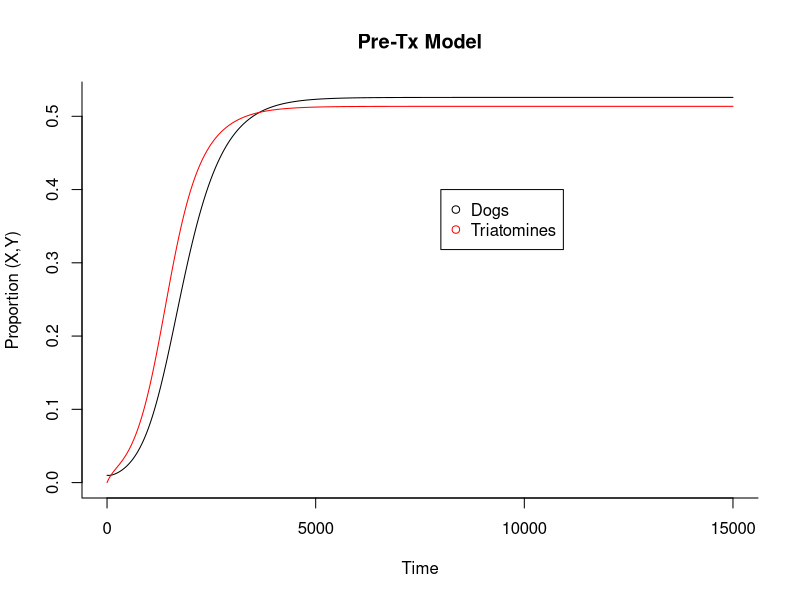
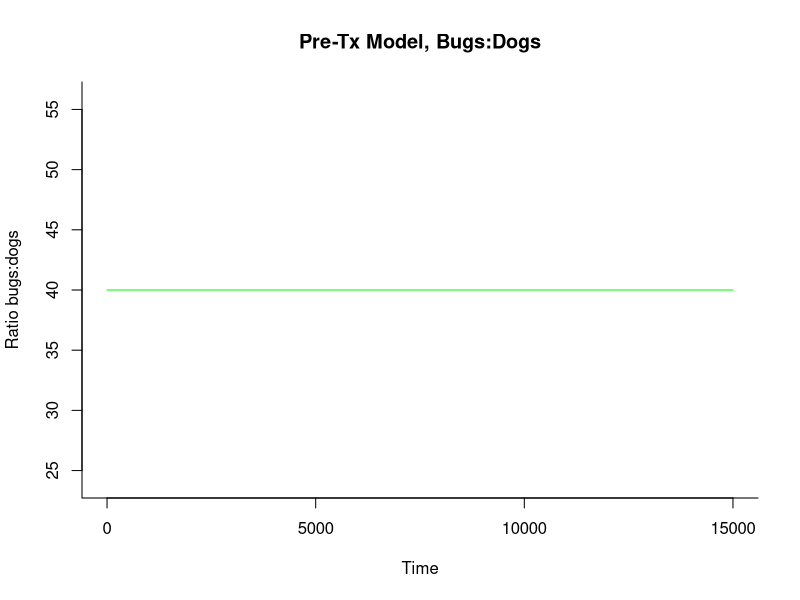
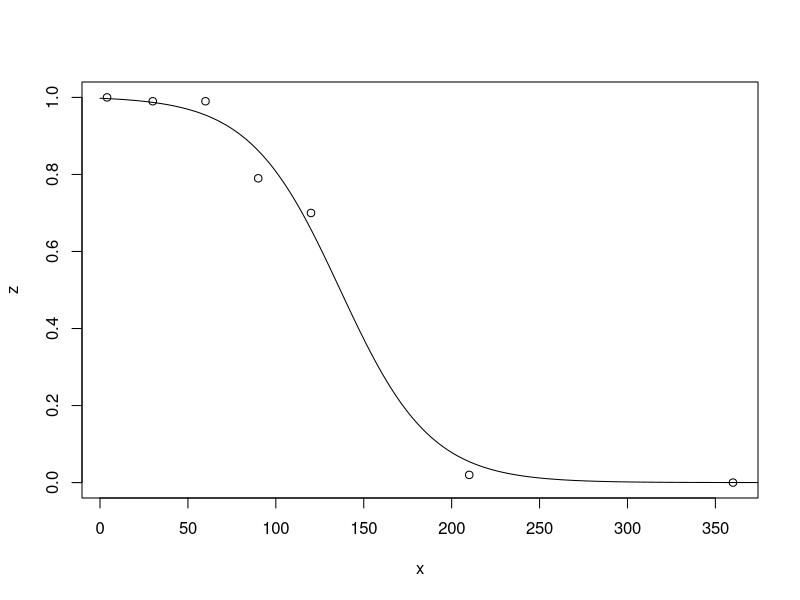
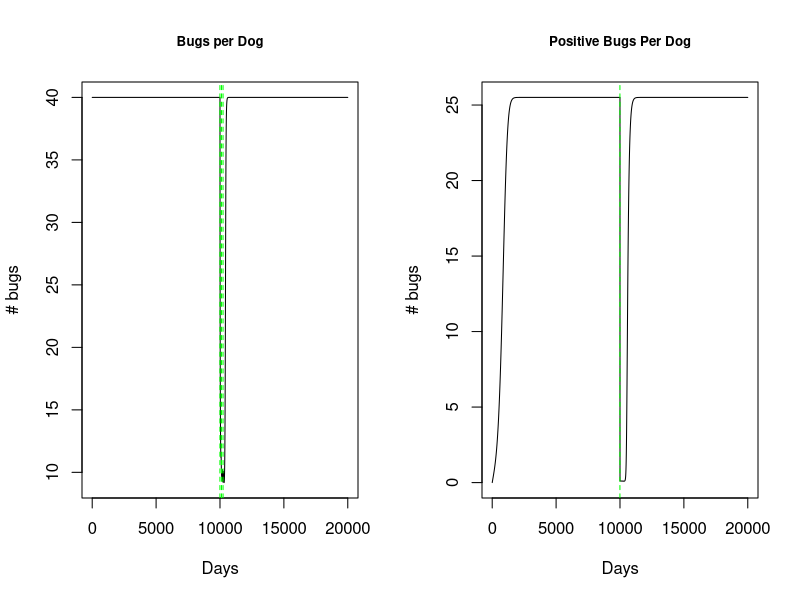
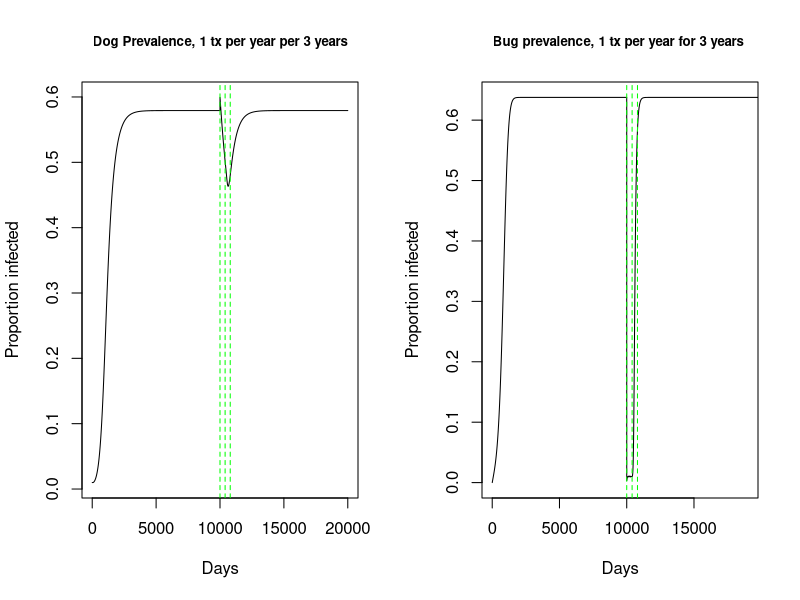

Recreate these plots in R, in order.

library(deSolve)

#======================================================================
#  I. Model One: Bugs and Dogs transmission dynamics pre-fluralaner tx:
#       - jr added in dm to see how model 2 would look prior to treatment and determine when X and Y reach equilibrium
#       - X doesn't reach equilibrium until after 10000 days
#       - Model one and has been combined with model 2, just here for reference.
#======================================================================


#=============================================
# Transmission dynamics for dogs and bugs pre-fluralaner tx
#     Parameters
#
#		Y is the proportion of triatomines infected 
#		X is the proportion of dogs infected 
#		a is expected number of bites on dogs per triatomine (1/14)
#		m is equilibrium triatomine density per dog
#		n is length of incubation period in insects (45), 
#		b is the transmission efficiency from infectious triatomines to susceptible dog, through biting (0.00068)
#		c is the probability of infection of an uninfected triatomine by biting an infectious dog (0.49, or 0.28- halfed to account for cyclic parasitemia)
#   r is daily force of infected dog mortality 1/(365*3)=0.0009
#   g is the daily probability of bug mortality

#=============================================

RM <- function(time, state, parameters) 
{
  with(
    as.list(c(state, parameters)), 
    {
      dX <- m*a*b*Y*(1-X)-r*X   
      dY <- a*c*X*(exp(-g*n)-Y)-(g*Y)
      dm <- (R*(1-m/K)*m )
      return(list(c(dX, dY, dm)))
    }
  )
}

#=============================================
#  Run the model
#=============================================

init <- c(X = 0.01, Y = 0, m= 40)
parameters <- c(a=1/14, b=0.00068, m=40, n=45, g=0.005, c=0.24, r=0.0009, K = 40, R= 0.09)
times <- seq(0, 15000, by = 1)
out <- as.data.frame(ode(y = init, times = times, func = RM, parms = parameters))
RESULTS<-data.frame(out$X,out$Y)
RESULTSm <-data.frame(out$m)



#=============================================
#  Plot results
#=============================================

#========Proportion dogs and bugs infected===
matplot(times, RESULTS, type = "l", xlab = "Time", ylab = "Proportion (X,Y)", main = "Pre-Tx Model", lwd = 1, lty = 1, bty = "l", col = c("black","red"))
legend(8000, .4, c("Dogs", "Triatomines"), pch = 1, col = c("black","red"))

#========Ratio of bugs:dogs===
matplot(times, RESULTSm, type = "l", xlab = "Time", ylab = "Ratio bugs:dogs", main = "Pre-Tx Model, Bugs:Dogs", lwd = 1, lty = 1, bty = "l", col = "green")
legend(8000, .4, c("Bugs:Dogs"), pch = 1, col = c("green"))


#==========================================================================
#  II. Model Two: Bugs and Dogs transmission dynamics after fluralaner tx
#==========================================================================

#=============================================
#   estimate parameter z, percent of bugs that die after feeding on treated dogs, from data in Laino et al. 2019 https://www.ncbi.nlm.nih.gov/pubmed/30981313
#	 	x = days post fluralaner treatment
#		y = percentage of bugs that died after feeding on treated dogs (5th stage pyrethroid resistant instars) NOT USED
#		z = percentage of bugs that died after feeding on treated dogs (5th stage suceptible instars) USED 
#=============================================


#Initial vectors for days post treatment, % killed
x <- c(4, 30, 60, 90, 120, 210, 360) #days post treatment
y <- c(0.99, 1.0, 1.0, 0.47, 0.49, 0, 0)  #% killed
z <- c(1.0, 0.99, 0.99, 0.79, 0.7, 0.02, 0) #% killed



plot(z ~ x)


#=============================================
#  fit data with logistic curve
#       -using % dead 5th stage suceptible bugs against days post fluralaner tx
# 		-fit2 stores fitted values
#		-plot to check fit
#		-extract fit values using equation y = Asym / (1 + exp((xmid - input) / scal))
#=============================================
fit2 <- nls(z ~ SSlogis(x, Asym, xmid, scal), data = data.frame(x, z))
summary(fit2)

lines(seq(0, 400, length.out = 400),
      predict(fit2, newdata = data.frame(x = seq(0.5, 400, length.out = 400))))

Asym<-summary(fit2)$parameters[1,1]
xmid<-summary(fit2)$parameters[2,1]
scal<-summary(fit2)$parameters[3,1]


#=============================================
#     Parameters
#
#		Y - the proportion of triatomines infected 
#		X - the proportion of dogs infected 
#		a is expected number of bites on dogs per triatomine (1/14)
#		m is equilibrium triatomine density per dog
#		n is length of incubation period in insects (45), 
#		g is the daily force of triatomine mortality, mzl at K, the carrying capacity  
#		b is the transmission efficiency from infectious triatomines to susceptible dog, through biting (0.00068)
#		c is the probability of infection of an uninfected triatomine by biting an infectious dog
#   k is the probabilty of tranmission through oral ingestion of vectors (0.1)
#   r is daily force of infected dog mortality:   1.38/1460= 0.0009
#   p is probability dog eats the bug (to be varied)
#   R is maximum birthrate (estimate from T. brasiliensis)
#   K is carrying capacity of vectors per dog
#=============================================


#=============================================
#   force the time dependent covariate 
#       z is the probability of death from Fluralaner per bite
#       jr added code to apply more than one treatment
#       jr added function for implementing treatments at different times
#=============================================

times <- seq(0, 20000, by = 1)
signal <- data.frame(times = times, import = rep(0, length(times)))


trt2.function <- function(fit2, trt.days, signal) {
  Asym<-summary(fit2)$parameters[1,1]
  xmid<-summary(fit2)$parameters[2,1]
  scal<-summary(fit2)$parameters[3,1]
  trt.start <- trt.days
  trt.end <- c(trt.start + 400)
  trt.segments <- unlist(Map(':', trt.start, trt.end))
  time.segments <- rep(0:401, times=length(trt.start)) 
  signal$import[trt.segments] = (Asym / (1 + exp((xmid - times[time.segments]) / scal)))  
  return(signal)
}

#Input number of days and times to implement treament
trt.days <- c(10000,10090,10180,10270) 
out <-trt2.function(fit2, trt.days, signal)


input <- approxfun(out, rule = 2)


#=============================================
#   model importing z from the above
#.    -added density dependent mortality g*(1-m/K) for bugs
#     -Code without density dependent death rate and birthrate for dogs 
#         
#=============================================

RMTx2 <- function(times, stateTx2, parametersTx2)   
{
  with(
    as.list(c(stateTx2, parametersTx2)), 
    {
      z <- input(times)
      dX <- ((m*a*b*Y)+(p*k*(a*m*z*Y)))*(1-X)-r*X #jr added density dependent mortality   #dx: change in proportion of infected dogs.  Vectorial transmission is the first term (m*a*b*Y), oral transmission the second (k*q*Y)
      dY <- a*c*X*(exp(-g*n)-Y)-((g*(1-m/K)*Y)+(m*a*z*Y)) #dx: change in proportion of infected bugs.  mzl added density dependent mortality
      dm <- ((R*(1-m/K)*m )+(-m*a*z)) #where the ratio of bugs: dog decreases by (-maz) and increases by logistic growth for bug population (R*(1-m/K)*m )
      return(list(c(dX, dY, dm)))
    }
  )
}

#=============================================
#  Run the model
#   -proportion of infected dogs (X) and bugs (Y) are taken from the proportions at the equilibrium of the model pre-treatment
#   -in 
#=============================================

initTx2 <- c(X = 0.01, Y= 0, m=40) 
parametersTx2 <- c(a=1/14, b=0.00068, n=45, g=0.01, c=0.28, k=.10, r= 0.0009, p=0.8, K=40, R= 0.09)
outTx2 <- as.data.frame(ode(y = initTx2, times = times, func = RMTx2, parms = parametersTx2))
#times <- seq(0, 10000, by = 1)
#timesTx2 <- seq(0, 10000, by = 1)


#=============================================
#   Plot Results
#   m     Bugs per Dog
#   X     Dog Prevalence
#   Y*m   Positive Bugs Per Dog
#   Y     Bug Prevalence
#=============================================
par(mfrow=c(1,2))
plot(outTx2$m, type='l',main='Bugs per Dog', ylab = "# bugs", xlab = "Days", cex.main=0.8)
abline(v=c(9995, 10120, 10240), col="green", lty=2)
plot(outTx2$Y*outTx2$m, type='l', main = 'Positive Bugs Per Dog', ylab = "# bugs", xlab = "Days", cex.main=0.8)
abline(v=9995, col="green", lty=2)
plot(outTx2$X, type='l', main= 'Dog Prevalence, 1 tx per year per 3 years', ylab = "Proportion infected", xlab = "Days", cex.main=0.8, xlim=c(0,20000))
abline(v=c(10000, 10400, 10800), col="green", lty=2)
plot(outTx2$Y, type='l', main = 'Bug prevalence, 1 tx per year for 3 years ', ylab = "Proportion infected", xlab = "Days", cex.main=0.8, xlim = c(0, 19000))
abline(v=c(10000, 10400, 10800), col="green", lty=2)
